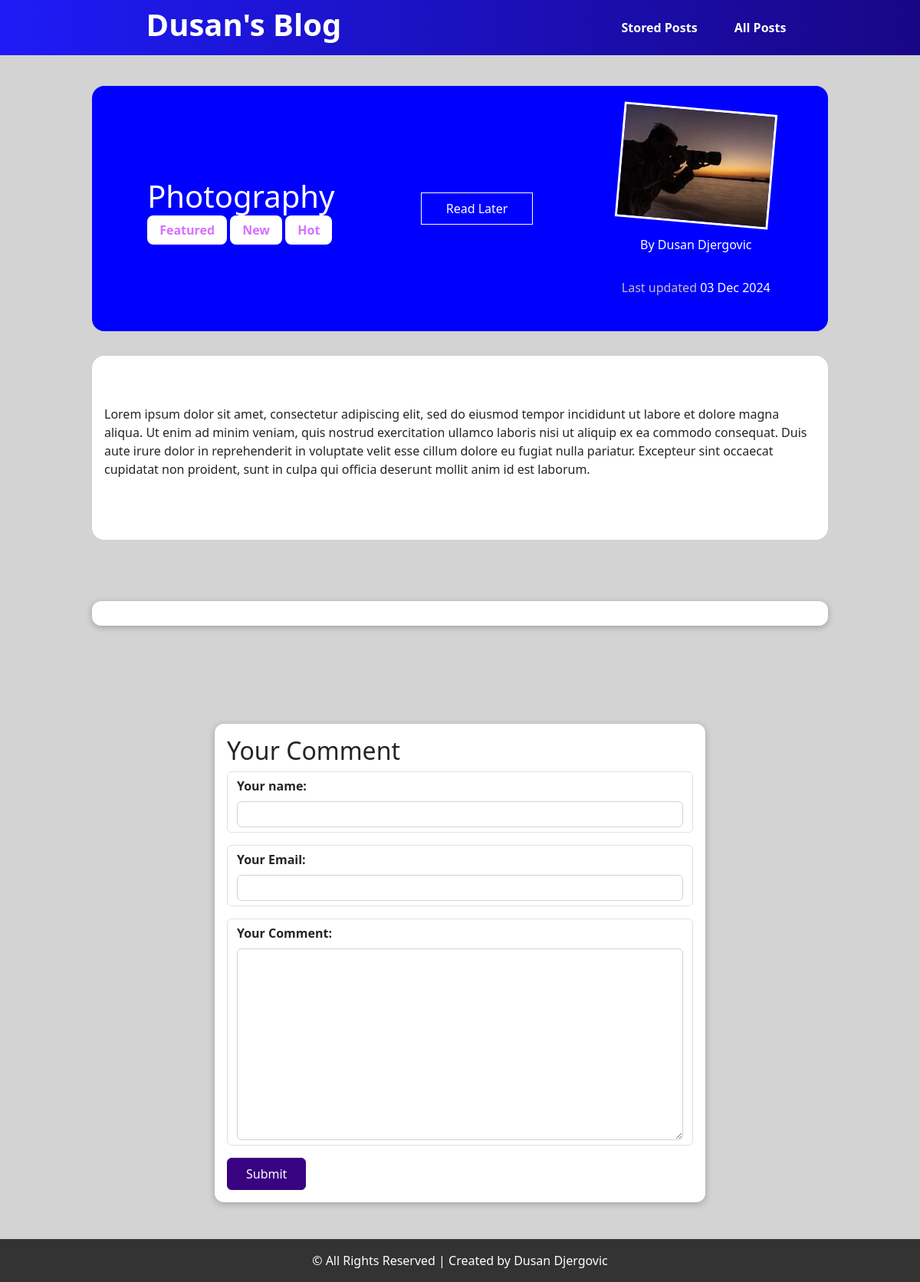
The app's page /post/photography with its own data.
### blog/models.py (models this page shows, shortened)
class Post(models.Model):
    title = models.CharField(max_length=100)
    excerpt = models.CharField(max_length=200)
    image = models.ImageField(upload_to="posts", null=True)
    date = models.DateField(auto_now=True)
    slug = models.SlugField(null=True, unique=True)
    content = models.TextField(validators=[MinLengthValidator(10)])
    author = models.ForeignKey(Author, on_delete=models.SET_NULL, null=True, related_name="posts")
    tags = models.ManyToManyField(Tag)

class Tag(models.Model):
    caption = models.CharField(max_length=20)

class Author(models.Model):
    first_name = models.CharField(max_length=50)
    last_name = models.CharField(max_length=50)
    email = models.EmailField()
    class Meta:
        verbose_name = ("Author")
        verbose_name_plural = ("Authors")
    def __str__(self):
        return f"{self.first_name} {self.last_name}"

### blog/views.py (the view, shortened to what this page needs)
# urls.py: path("post/<slug:slug>", views.SinglePostView.as_view(), name="hobi"),
class SinglePostView(View):
    def is_stored_post(self, request, post_id):
        stored_posts = request.session.get("stored_posts")
        if stored_posts is not None:
            is_saved_for_later = post_id in stored_posts
        else:
            is_saved_for_later = False
        return is_saved_for_later
    def get(self, request, slug):
        post = Post.objects.get(slug=slug)
        context = {
            "post": post,
            "tags": post.tags.all(),
            "comment_form": CommentForm(),
            "comments": post.comments.all().order_by("-id"),
            "saved_for_later": self.is_stored_post(request, post.id)
        }
        return render(request, "blog/hobies.html", context)

### blog/forms.py
class CommentForm(ModelForm):
    class Meta:
        model = Comment
        exclude = ["post"]
        labels = {
            "user_name": "Your name",
            "user_email": "Your Email",
            "text": "Your Comment"
        }

### blog/templates/blog/hobies.html (shortened to what this page needs)
{% extends "base.html" %}
{% load static %}
{% block styles %}
    <link rel="stylesheet" href="{% static "blog/hobies.css" %}">
{% endblock  %}
{% block content %}
    <section>
        <div class="first">
                <div>
                    <h1>{{post.title}}</h1>
                    {% for tag in tags%}
                    <span class="tag">{{tag.caption}}</span>
                    {% endfor %}
                </div>
                <div id="read-later">
                    <form method="POST" action="{% url "read-later" %}">
                        <button>
                            {% if saved_for_later %}
                                Remove from "Read Later" list
                            {% else %}
                                Read Later
                            {% endif %}
                        </button>
                    </form>
                </div>
                <div class="img-date">
                    <img src="{{ post.image.url }}" alt="">
                    <address>
                        <a href="mailto:test@test.com">By {{post.author}}</a>
                    </address>
                    <p>Last updated
                        <span id="time">{{post.date|date:"d M Y"}}</span>
                    </p>
                </div>
        </div>
        <div class="second">
            <p>{{post.content|linebreaks}}</p>
        </div>
        <div id="comments">
        </div>
        <div id="comment-form">
            <h2>Your Comment</h2>
            <form method="POST" action="{% url "hobi" post.slug %}">
                {% for form_field in comment_form %}
                    <div class="form-control">
                        {{form_field.label_tag}}
                        {{form_field}}
                    </div>
                {% endfor %}
                <button type="submit">Submit</button>
            </form>
        </div>
    </section>
{% endblock  %}

### static/base.css (style rules this page uses)
* { margin: 0; padding: 0; box-sizing: border-box; }
body { font-family: "Roboto Condensed", serif; }

### blog/static/blog/hobies.css (style rules this page uses)
* { margin: 0; padding: 0; }
section { background-color: lightgray; display: flex; flex-direction: column; align-items: center; justify-content: center; gap: 2rem; overflow: hidden; }
.first { padding: 1rem; margin-top: 2.5rem; border-radius: 1rem; height: 40vh; width: 80%; background-color: blue; color: white; display: flex; justify-content: space-around; align-items: center; }
.first .img-date { display: flex; flex-direction: column; align-items: center; justify-content: center; gap: 1rem; }
.first .img-date img { border: 3px solid white; transform: rotate(5deg); width: 200px; height: 150px; }
.first .img-date p { color: rgb(199, 191, 191); }
.img-date address a { text-decoration: none; color: white !important; }
.second { overflow-y: scroll; border-radius: 1rem; height: 30vh; width: 80%; background-color: white; display: flex; flex-direction: column; justify-content: space-between; padding: 1rem; }
#time { color: white; }
.tag { background-color: white; color: #d870ff; padding: 0.5rem 1rem; border-radius: .5rem; font-weight: bold; }
#comment-form { margin: 3rem auto; width: 90%; max-width: 40rem; border-radius: 12px; background-color: white; box-shadow: 0 2px 8px rgba(0, 0, 0, 0.25); padding: 1rem; }
.form-control { margin-bottom: 1rem; }
.form-control label { font-weight: bold; margin-bottom: 0.5rem; display: block; }
.form-control input, .form-control textarea { display: block; width: 100%; font: inherit; padding: .25rem; border-radius: 6px; border: 1px solid lightgray; }
#comment-form button { background-color: #390281; color: white; border: 1px solid #390281; padding: .5rem 1.5rem; border-radius: 6px; cursor: pointer; }
#comments { margin: 3rem auto; width: 90%; max-width: 60rem; border-radius: 12px; background-color: white; box-shadow: 0 2px 8px rgba(0, 0, 0, 0.25); padding: 1rem 2rem; }
#read-later { margin: 2rem 0; }
#read-later button { background-color: transparent; border: 1px solid white; padding: .5rem 2rem; font: inherit; color: white; cursor: pointer; }

### records on screen
Post: title "Photography", image (picture), author "Dusan Djergovic", date "03 Dec 2024", content "Lorem ipsum dolor sit amet, consectetur adipiscing elit, sed do eiusmod tempor incididunt ut labore et dolore magna aliqua. Ut enim ad minim veniam, quis nostrud exercitation ullamco laboris nisi ut aliquip ex ea commodo consequat. Duis aute irure dolor in reprehenderit in voluptate velit esse cillum dolore eu fugiat nulla pariatur. Excepteur sint occaecat cupidatat non proident, sunt in culpa qui officia deserunt mollit anim id est laborum."
Tag: caption "Featured"
Tag: caption "New"
Tag: caption "Hot"
